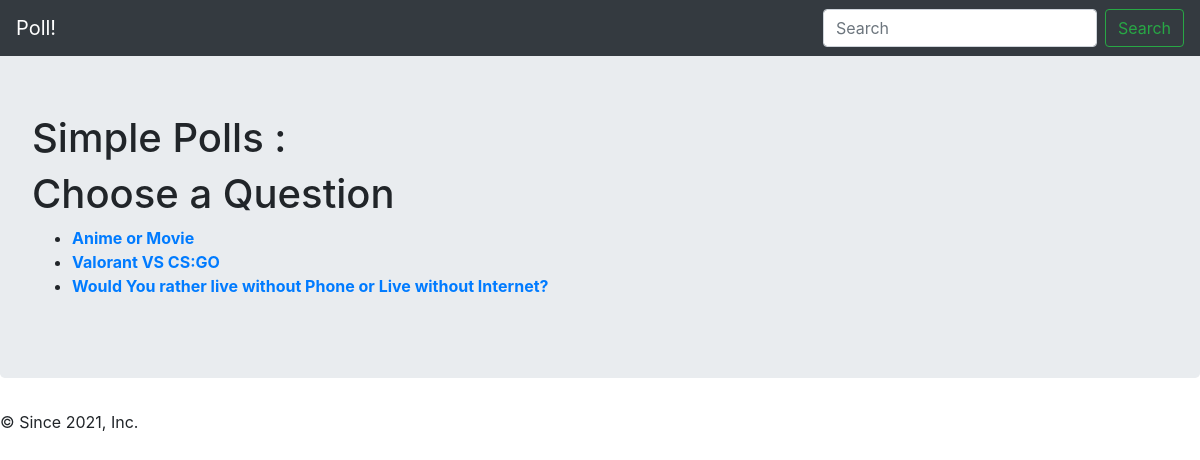
Page /app/ on the earlier database version.
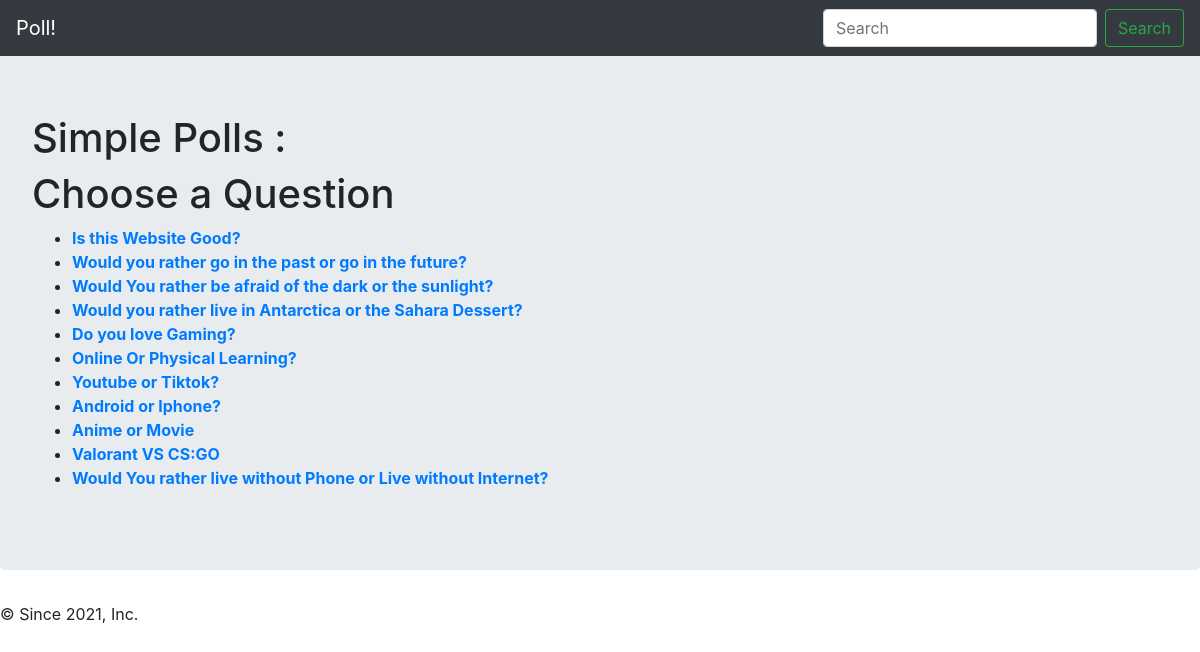
Same page on the later database version.
### APP/models.py (models this page shows, shortened)
class Question(models.Model):
    question_text = models.CharField(max_length=200)
    pub_date = models.DateTimeField('date published')

### APP/views.py (the view)
def index(request):
    latest_questions = Question.objects.order_by('-pub_date')[:50]
    context = {'latest_questions': latest_questions}
    return render(request, 'APP/index.html', context)

### APP/templates/APP/index.html
{%  extends 'APP/base.html' %}
{%  block main_content %}
<h1>Choose a Question</h1>
{% if latest_questions %}
    <ul>
        {% for question in latest_questions %}
        <li><a href = {% url "APP:detail" question.id %}><b>{{question.question_text}}</b></a></li>
        {% endfor %}
    </ul>
{% else %}
    <p> You don't have any questions. </p>
{% endif %}
{% endblock %}

### APP/templates/APP/base.html (shortened to what this page needs)
{% load static %}
<html lang="en">
<head>
    <link rel="stylesheet" type = 'text/css' href="{%  static 'APP/bootstrap-4.3.1-dist/css/bootstrap.min.css' %}"/>
    <link rel="stylesheet" type = 'text/css' href="{%  static 'APP/style.css' %}"/>
</head>
<body>
{%  include 'APP/header.html' %}
<div class="jumbotron">
        <h1>Simple Polls : </h1>
        {%  block main_content %}
        {% endblock %}
        </div>
{%  include 'APP/footer.html' %}
</body>
</html>

### APP/templates/APP/header.html (shortened to what this page needs)
<nav class="navbar navbar-expand-md navbar-dark fixed-top bg-dark">
      <a class="navbar-brand" href="">Poll!</a>
      <div class="collapse navbar-collapse" id="navbarsExampleDefault">
        <ul class="navbar-nav mr-auto">
          <li class="nav-item active">
            <a class="nav-link" href="#"><span class="sr-only">(current)</span></a>
          </li>
          <li class="nav-item">
            <a class="nav-link" href="#"></a>
          </li>
          <li class="nav-item">
            <a class="nav-link disabled" href="#"></a>
          </li>
        </ul>
        <form class="form-inline my-2 my-lg-0">
          <input class="form-control mr-sm-2" type="text" placeholder="Search" aria-label="Search">
          <button class="btn btn-outline-success my-2 my-sm-0" type="submit">Search</button>
        </form>
      </div>
    </nav>

### APP/templates/APP/footer.html
<footer class="footer">
        <p>    &copy; Since 2021, Inc.</p>
      </footer>

Differences in the rows shown:
added Question: question_text "Is this Website Good?"
added Question: question_text "Would you rather go in the past or go in the future?"
added Question: question_text "Would You rather be afraid of the dark or the sunlight?"
added Question: question_text "Would you rather live in Antarctica or the Sahara Dessert?"
added Question: question_text "Do you love Gaming?"
added Question: question_text "Online Or Physical Learning?"
added Question: question_text "Youtube or Tiktok?"
added Question: question_text "Android or Iphone?"
